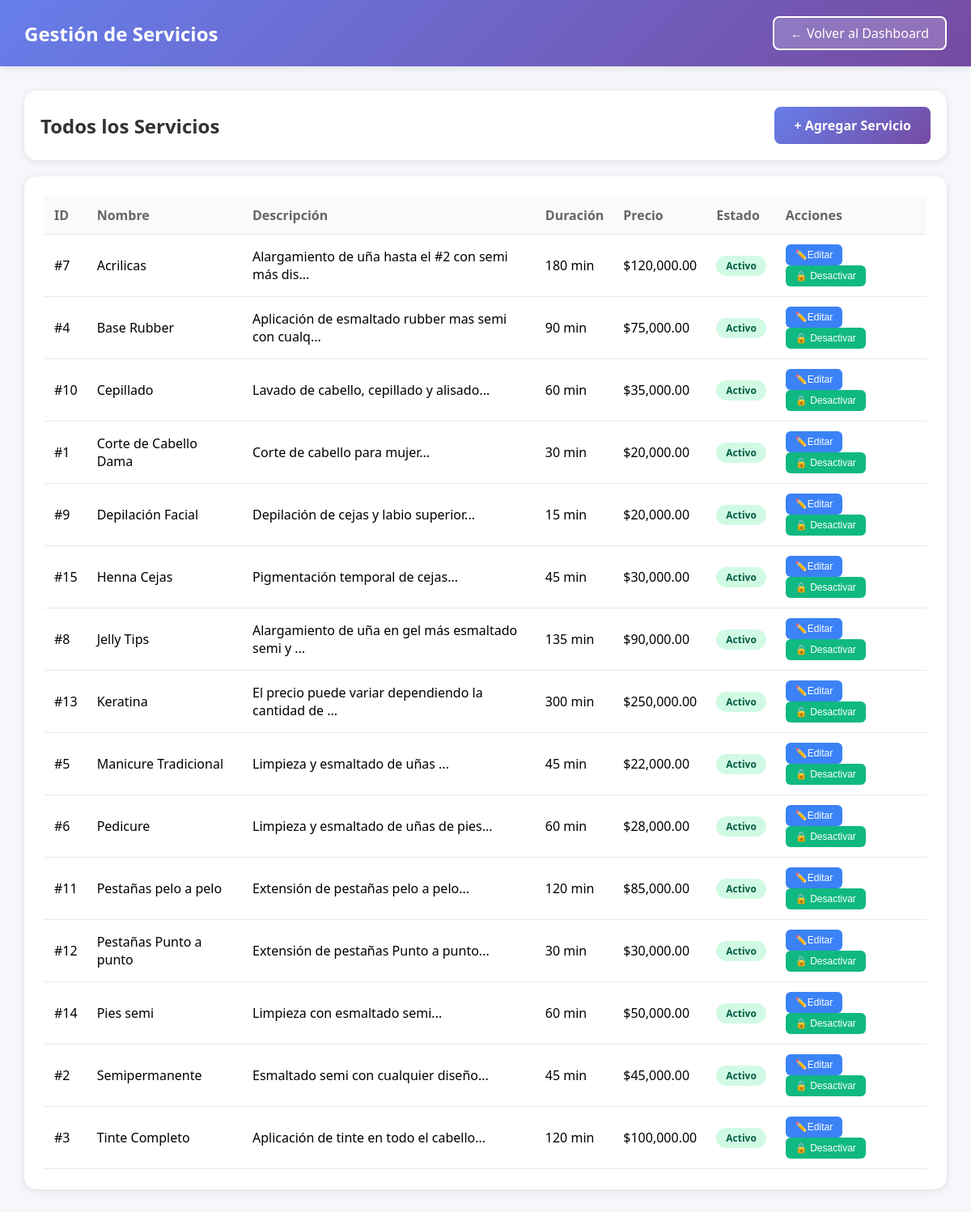
Screenshot of /pages/admin/servicios.php (signed in) with the database file from the repository.
### tables this page shows
CREATE TABLE `servicios` (
  `id` int(11) NOT NULL,
  `nombre` varchar(100) NOT NULL,
  `descripcion` text DEFAULT NULL,
  `duracion` int(11) NOT NULL COMMENT 'Duración en minutos',
  `precio` decimal(10,2) NOT NULL,
  `activo` tinyint(1) DEFAULT 1,
  `fecha_creacion` timestamp NULL DEFAULT current_timestamp()
);

### pages/admin/servicios.php (the view, shortened to what this page needs)
<?php
$database = new Database();
$db = $database->getConnection();
$query = "SELECT * FROM servicios ORDER BY nombre ASC";
$stmt = $db->query($query);
$servicios = $stmt->fetchAll();
?>
<!DOCTYPE html>
<html lang="es">
<head>
</head>
<body>
    <div class="header">
        <div class="header-content">
            <h1>Gestión de Servicios</h1>
            <a href="dashboard.php" class="btn-back">← Volver al Dashboard</a>
        </div>
    </div>
    <div class="container">
        <div class="actions-bar">
            <h2 style="color: #333;">Todos los Servicios</h2>
            <a href="agregar_servicio.php" class="btn-primary">+ Agregar Servicio</a>
        </div>
        <div class="services-table">
            <table>
                <thead>
                    <tr>
                        <th>ID</th>
                        <th>Nombre</th>
                        <th>Descripción</th>
                        <th>Duración</th>
                        <th>Precio</th>
                        <th>Estado</th>
                        <th>Acciones</th>
                    </tr>
                </thead>
                <tbody>
                    <?php foreach ($servicios as $servicio): ?>
                        <tr>
                            <td>#<?php echo $servicio['id']; ?></td>
                            <td><?php echo htmlspecialchars($servicio['nombre']); ?></td>
                            <td><?php echo htmlspecialchars(substr($servicio['descripcion'], 0, 50)); ?>...</td>
                            <td> <?php echo $servicio['duracion']; ?> min</td>
                            <td>$<?php echo number_format($servicio['precio'], 2); ?></td>
                            <td>
                                <span class="badge badge-<?php echo $servicio['activo'] ? 'activo' : 'inactivo'; ?>">
                                    <?php echo $servicio['activo'] ? 'Activo' : 'Inactivo'; ?>
                                </span>
                            </td>
                            <td>
                                <button class="btn-action btn-edit" onclick="editarServicio(<?php echo $servicio['id']; ?>)">
                                    ✏️Editar
                                </button>
                                <button class="btn-action btn-toggle <?php echo $servicio['activo'] ? '' : 'inactive'; ?>"
                                        onclick="toggleEstado(<?php echo $servicio['id']; ?>, <?php echo $servicio['activo']; ?>)">
                                    <?php echo $servicio['activo'] ? '🔒 Desactivar' : ' Activar'; ?>
                                </button>
                            </td>
                        </tr>
                    <?php endforeach; ?>
                </tbody>
            </table>
        </div>
    </div>
</body>
</html>

### pages/admin/servicios.php (style rules this page uses)
* { margin: 0; padding: 0; box-sizing: border-box; }
body { font-family: 'Segoe UI', Tahoma, Geneva, Verdana, sans-serif; background: #f5f7fa; }
.header { background: linear-gradient(135deg, #667eea 0%, #764ba2 100%); color: white; padding: 20px 30px; box-shadow: 0 2px 10px rgba(0,0,0,0.1); }
.header-content { max-width: 1400px; margin: 0 auto; display: flex; justify-content: space-between; align-items: center; }
.header h1 { font-size: 24px; }
.btn-back { background: rgba(255,255,255,0.2); color: white; padding: 8px 20px; border: 2px solid white; border-radius: 8px; text-decoration: none; font-weight: 500; transition: all 0.3s; }
.container { max-width: 1400px; margin: 30px auto; padding: 0 30px; }
.actions-bar { background: white; padding: 20px; border-radius: 15px; box-shadow: 0 2px 10px rgba(0,0,0,0.1); margin-bottom: 20px; display: flex; justify-content: space-between; align-items: center; }
.btn-primary { background: linear-gradient(135deg, #667eea 0%, #764ba2 100%); color: white; padding: 12px 24px; border: none; border-radius: 8px; text-decoration: none; font-weight: 600; cursor: pointer; transition: all 0.3s; }
.services-table { background: white; padding: 25px; border-radius: 15px; box-shadow: 0 2px 10px rgba(0,0,0,0.1); }
table { width: 100%; border-collapse: collapse; }
th, td { padding: 12px; text-align: left; border-bottom: 1px solid #e5e7eb; }
th { background: #f9fafb; font-weight: 600; color: #666; }
.badge { display: inline-block; padding: 4px 12px; border-radius: 20px; font-size: 12px; font-weight: 600; }
.badge-activo { background: #d1fae5; color: #065f46; }
.btn-action { padding: 6px 12px; border: none; border-radius: 6px; cursor: pointer; font-size: 12px; font-weight: 500; margin-right: 5px; transition: all 0.3s; }
.btn-edit { background: #3b82f6; color: white; }
.btn-toggle { background: #10b981; color: white; }

### rows the page displays
servicios: id "7", nombre "Acrilicas", descripcion "Alargamiento de uña hasta el #2 con semi más dis", duracion "180", precio "120,000.00", activo "Activo"
servicios: id "4", nombre "Base Rubber", descripcion "Aplicación de esmaltado rubber mas semi con cualq", duracion "90", precio "75,000.00", activo "Activo"
servicios: id "10", nombre "Cepillado", descripcion "Lavado de cabello, cepillado y alisado", duracion "60", precio "35,000.00", activo "Activo"
servicios: id "1", nombre "Corte de Cabello Dama", descripcion "Corte de cabello para mujer", duracion "30", precio "20,000.00", activo "Activo"
servicios: id "9", nombre "Depilación Facial", descripcion "Depilación de cejas y labio superior", duracion "15", precio "20,000.00", activo "Activo"
servicios: id "15", nombre "Henna Cejas", descripcion "Pigmentación temporal de cejas", duracion "45", precio "30,000.00", activo "Activo"
servicios: id "8", nombre "Jelly Tips", descripcion "Alargamiento de uña en gel más esmaltado semi y", duracion "135", precio "90,000.00", activo "Activo"
servicios: id "13", nombre "Keratina", descripcion "El precio puede variar dependiendo la cantidad de", duracion "300", precio "250,000.00", activo "Activo"
servicios: id "5", nombre "Manicure Tradicional", descripcion "Limpieza y esmaltado de uñas", duracion "45", precio "22,000.00", activo "Activo"
servicios: id "6", nombre "Pedicure", descripcion "Limpieza y esmaltado de uñas de pies", duracion "60", precio "28,000.00", activo "Activo"
servicios: id "11", nombre "Pestañas pelo a pelo", descripcion "Extensión de pestañas pelo a pelo", duracion "120", precio "85,000.00", activo "Activo"
servicios: id "12", nombre "Pestañas Punto a punto", descripcion "Extensión de pestañas Punto a punto", duracion "30", precio "30,000.00", activo "Activo"
servicios: id "14", nombre "Pies semi", descripcion "Limpieza con esmaltado semi", duracion "60", precio "50,000.00", activo "Activo"
servicios: id "2", nombre "Semipermanente", descripcion "Esmaltado semi con cualquier diseño", duracion "45", precio "45,000.00", activo "Activo"
servicios: id "3", nombre "Tinte Completo", descripcion "Aplicación de tinte en todo el cabello", duracion "120", precio "100,000.00", activo "Activo"
